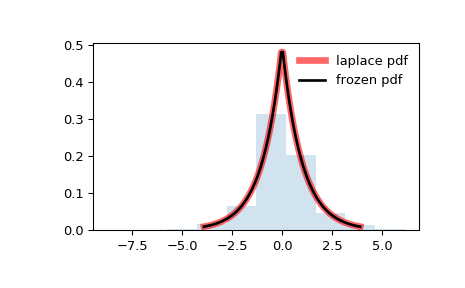

Write the Python code that produced this figure.
from scipy.stats import laplace
import matplotlib.pyplot as plt
fig, ax = plt.subplots(1, 1)

# Calculate a few first moments:

mean, var, skew, kurt = laplace.stats(moments='mvsk')

# Display the probability density function (``pdf``):

x = np.linspace(laplace.ppf(0.01),
                laplace.ppf(0.99), 100)
ax.plot(x, laplace.pdf(x),
       'r-', lw=5, alpha=0.6, label='laplace pdf')

# Alternatively, the distribution object can be called (as a function)
# to fix the shape, location and scale parameters. This returns a "frozen"
# RV object holding the given parameters fixed.

# Freeze the distribution and display the frozen ``pdf``:

rv = laplace()
ax.plot(x, rv.pdf(x), 'k-', lw=2, label='frozen pdf')

# Check accuracy of ``cdf`` and ``ppf``:

vals = laplace.ppf([0.001, 0.5, 0.999])
np.allclose([0.001, 0.5, 0.999], laplace.cdf(vals))
# True

# Generate random numbers:

r = laplace.rvs(size=1000)

# And compare the histogram:

ax.hist(r, density=True, histtype='stepfilled', alpha=0.2)
ax.legend(loc='best', frameon=False)
plt.show()
